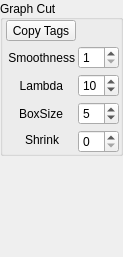
<?xml version="1.0" encoding="UTF-8"?>
<ui version="4.0">
 <class>GraphCutMenu</class>
 <widget class="QWidget" name="GraphCutMenu">
  <property name="geometry">
   <rect>
    <x>0</x>
    <y>0</y>
    <width>123</width>
    <height>257</height>
   </rect>
  </property>
  <property name="windowTitle">
   <string>Form</string>
  </property>
  <layout class="QVBoxLayout" name="verticalLayout">
   <property name="spacing">
    <number>0</number>
   </property>
   <property name="leftMargin">
    <number>0</number>
   </property>
   <property name="topMargin">
    <number>0</number>
   </property>
   <property name="rightMargin">
    <number>0</number>
   </property>
   <property name="bottomMargin">
    <number>0</number>
   </property>
   <item>
    <widget class="QGroupBox" name="graphcutBox">
     <property name="sizePolicy">
      <sizepolicy hsizetype="Preferred" vsizetype="Preferred">
       <horstretch>0</horstretch>
       <verstretch>0</verstretch>
      </sizepolicy>
     </property>
     <property name="maximumSize">
      <size>
       <width>16777215</width>
       <height>16777215</height>
      </size>
     </property>
     <property name="title">
      <string>Graph Cut</string>
     </property>
     <property name="alignment">
      <set>Qt::AlignLeading|Qt::AlignLeft|Qt::AlignVCenter</set>
     </property>
     <property name="flat">
      <bool>false</bool>
     </property>
     <layout class="QFormLayout" name="formLayout">
      <property name="sizeConstraint">
       <enum>QLayout::SetDefaultConstraint</enum>
      </property>
      <property name="fieldGrowthPolicy">
       <enum>QFormLayout::ExpandingFieldsGrow</enum>
      </property>
      <property name="labelAlignment">
       <set>Qt::AlignCenter</set>
      </property>
      <property name="formAlignment">
       <set>Qt::AlignHCenter|Qt::AlignTop</set>
      </property>
      <property name="horizontalSpacing">
       <number>2</number>
      </property>
      <property name="verticalSpacing">
       <number>5</number>
      </property>
      <property name="leftMargin">
       <number>0</number>
      </property>
      <property name="topMargin">
       <number>0</number>
      </property>
      <property name="rightMargin">
       <number>0</number>
      </property>
      <property name="bottomMargin">
       <number>0</number>
      </property>
      <item row="0" column="0">
       <widget class="QToolButton" name="copyprev">
        <property name="sizePolicy">
         <sizepolicy hsizetype="Minimum" vsizetype="Preferred">
          <horstretch>0</horstretch>
          <verstretch>0</verstretch>
         </sizepolicy>
        </property>
        <property name="maximumSize">
         <size>
          <width>70</width>
          <height>25</height>
         </size>
        </property>
        <property name="text">
         <string>Copy Tags</string>
        </property>
        <property name="checkable">
         <bool>true</bool>
        </property>
       </widget>
      </item>
      <item row="1" column="0">
       <widget class="QLabel" name="label_5">
        <property name="text">
         <string>Smoothness</string>
        </property>
        <property name="alignment">
         <set>Qt::AlignRight|Qt::AlignTrailing|Qt::AlignVCenter</set>
        </property>
       </widget>
      </item>
      <item row="1" column="1">
       <widget class="QSpinBox" name="smooth">
        <property name="minimum">
         <number>1</number>
        </property>
        <property name="maximum">
         <number>10</number>
        </property>
       </widget>
      </item>
      <item row="2" column="1">
       <widget class="QSpinBox" name="lambda">
        <property name="minimum">
         <number>1</number>
        </property>
        <property name="maximum">
         <number>50</number>
        </property>
        <property name="value">
         <number>10</number>
        </property>
       </widget>
      </item>
      <item row="2" column="0">
       <widget class="QLabel" name="label_3">
        <property name="lineWidth">
         <number>1</number>
        </property>
        <property name="text">
         <string>Lambda</string>
        </property>
        <property name="alignment">
         <set>Qt::AlignRight|Qt::AlignTrailing|Qt::AlignVCenter</set>
        </property>
        <property name="margin">
         <number>0</number>
        </property>
        <property name="indent">
         <number>0</number>
        </property>
       </widget>
      </item>
      <item row="3" column="1">
       <widget class="QSpinBox" name="boxSize">
        <property name="buttonSymbols">
         <enum>QAbstractSpinBox::UpDownArrows</enum>
        </property>
        <property name="maximum">
         <number>20</number>
        </property>
        <property name="value">
         <number>5</number>
        </property>
       </widget>
      </item>
      <item row="4" column="1">
       <widget class="QSpinBox" name="preverode"/>
      </item>
      <item row="3" column="0">
       <widget class="QLabel" name="label_2">
        <property name="text">
         <string>BoxSize</string>
        </property>
        <property name="alignment">
         <set>Qt::AlignRight|Qt::AlignTrailing|Qt::AlignVCenter</set>
        </property>
       </widget>
      </item>
      <item row="4" column="0">
       <widget class="QLabel" name="label_4">
        <property name="maximumSize">
         <size>
          <width>16777215</width>
          <height>20</height>
         </size>
        </property>
        <property name="text">
         <string>Shrink</string>
        </property>
        <property name="alignment">
         <set>Qt::AlignRight|Qt::AlignTrailing|Qt::AlignVCenter</set>
        </property>
       </widget>
      </item>
     </layout>
    </widget>
   </item>
   <item>
    <spacer name="verticalSpacer">
     <property name="orientation">
      <enum>Qt::Vertical</enum>
     </property>
     <property name="sizeHint" stdset="0">
      <size>
       <width>20</width>
       <height>40</height>
      </size>
     </property>
    </spacer>
   </item>
  </layout>
 </widget>
 <resources/>
 <connections/>
</ui>
